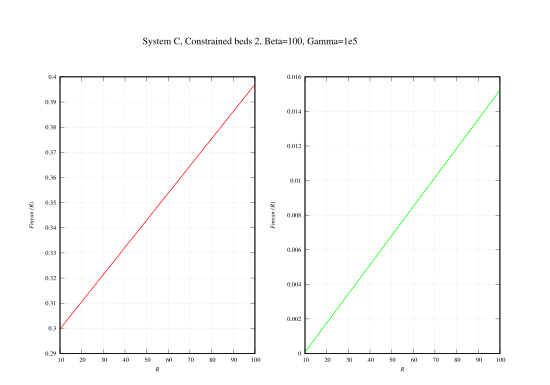

Generate this figure with gnuplot:
set terminal postscript eps color enhanced "Times-Roman" 9
set size 1.1,1.1
set ylabel "{{/RomanOblique Fmean (R)}}"
set xlabel "{{/RomanOblique R}}"
#set xrange [0:2]
#set yrange [-1e8:1e8]
unset key
set grid

######################################################################
# file "FvsR_sC_BETA_G*.csv"
# num.col.       valori
#   1     ->   RR
#   2     ->   samples
#   3     ->   FirstStress
#   4     ->   VarStress
######################################################################

set output "| epstopdf -f -o=plotData_sC_B100_G1e5.pdf"
set multiplot layout 1,2 title "System C, Constrained beds 2, Beta=100, Gamma=1e5" font ",14" margins 0.12, 1, 0.09, 0.88 spacing 0.1

p "data_sC_B100_G1e5.csv" u 2:3 w l lw 2 lc rgb "red"
p "data_sC_B100_G1e5.csv" u 2:4 w l lw 2 lc rgb "green"

unset multiplot

set output
#   EOF
